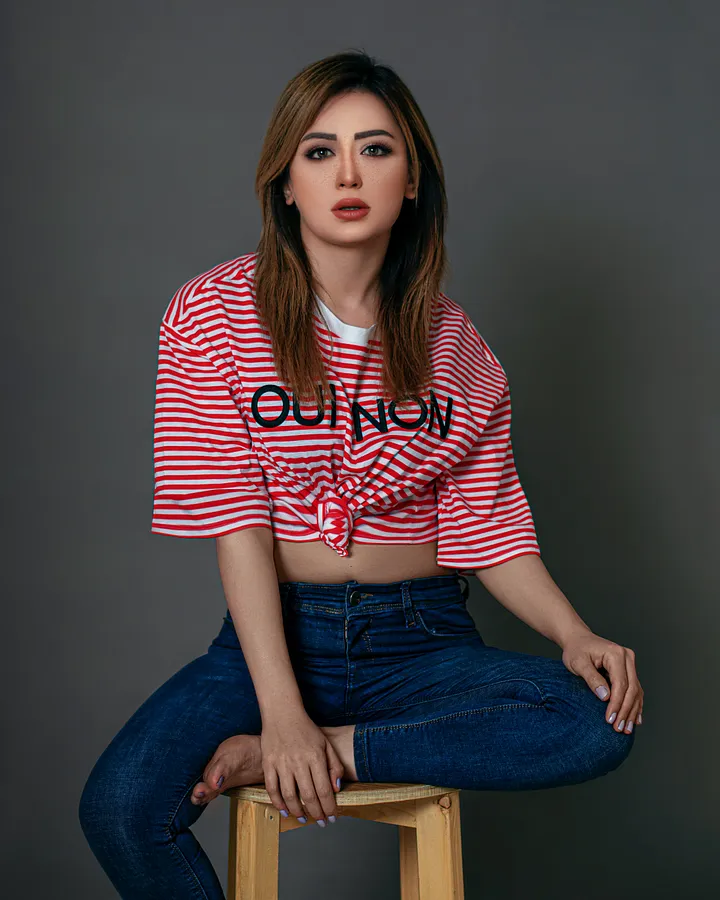
#> input picture image-handling/02-examples/model.jpg, 720 x 900 px
$ python 10_pencil_3.py
#> lines starting #> are read from the running program, lines starting #| are printed output that depends on the picture

import cv2
import matplotlib.pyplot as plt

img=cv2.imread("model.jpg")
#> img is the input picture: shape (900, 720, 3); mean B, G, R 63.8, 62.7, 72.4

cv2.imshow('original image',img)
cv2.waitKey(0)
cv2.destroyAllWindows()

grey_img=cv2.cvtColor(img, cv2.COLOR_BGR2GRAY)
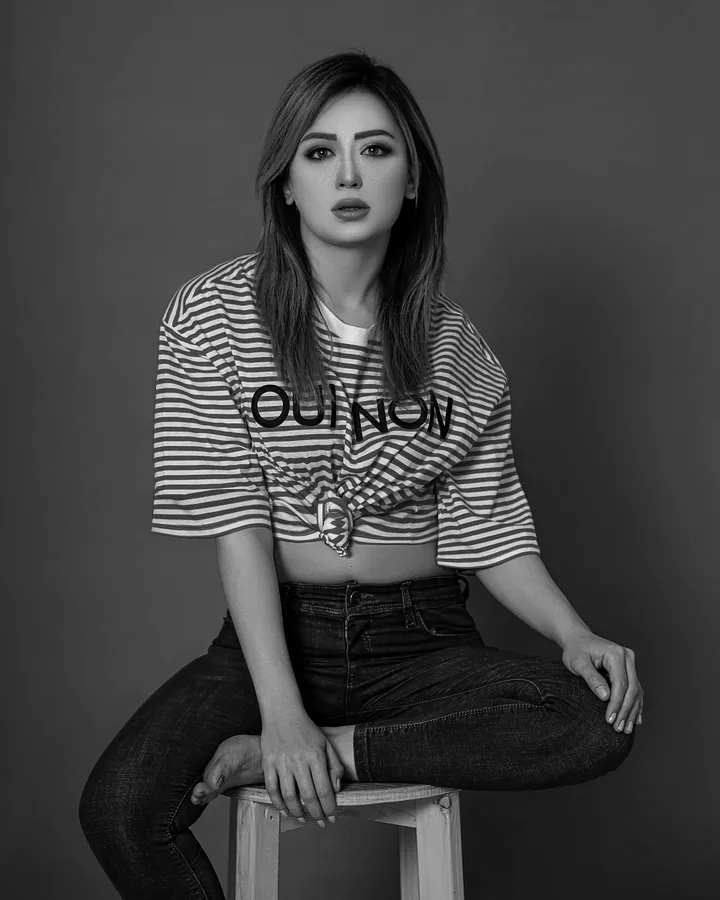
#> grey_img: shape (900, 720); min 0, max 251, mean 65.8

invert_img=cv2.bitwise_not(grey_img)
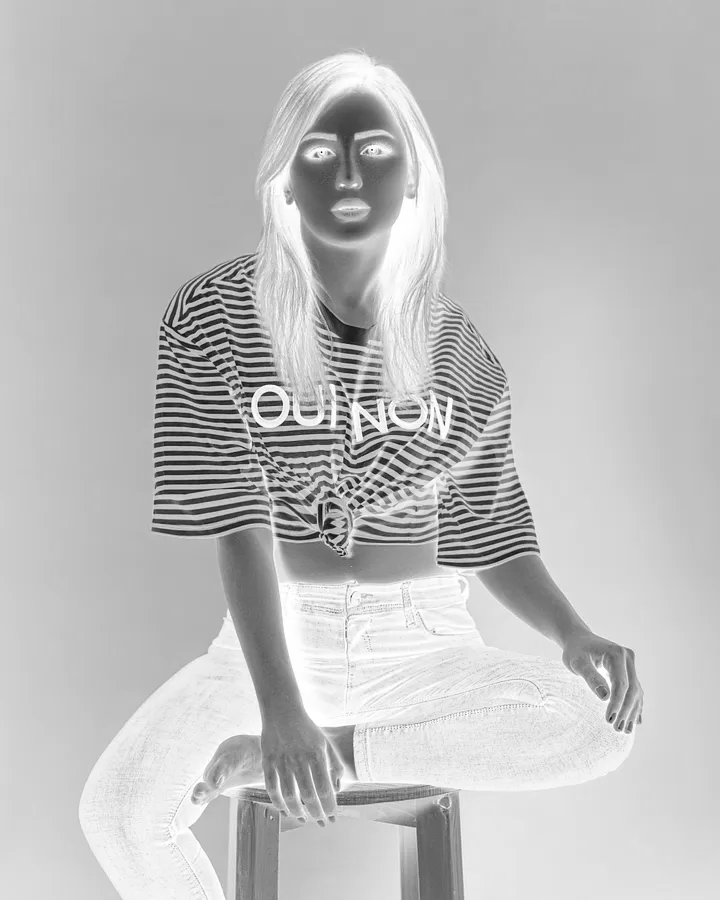
#> invert_img: shape (900, 720); min 4, max 255, mean 189.2
#invert_img=255-grey_img

# blur
blur_img=cv2.GaussianBlur(invert_img, (111,111),0)
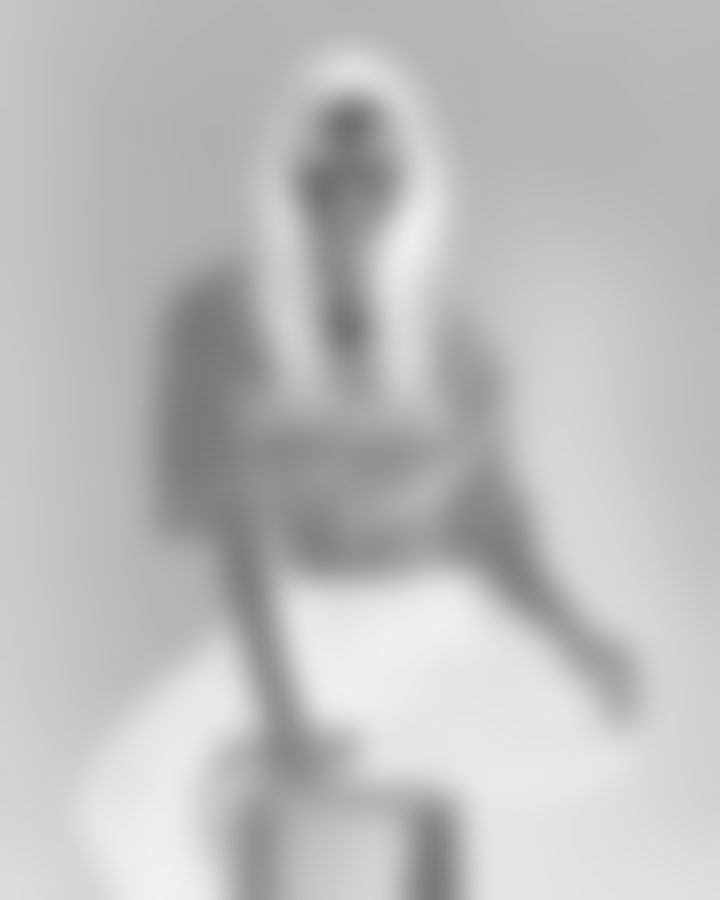
#> blur_img: shape (900, 720); min 113, max 241, mean 189.2

# invert blur
invblur_img=cv2.bitwise_not(blur_img)
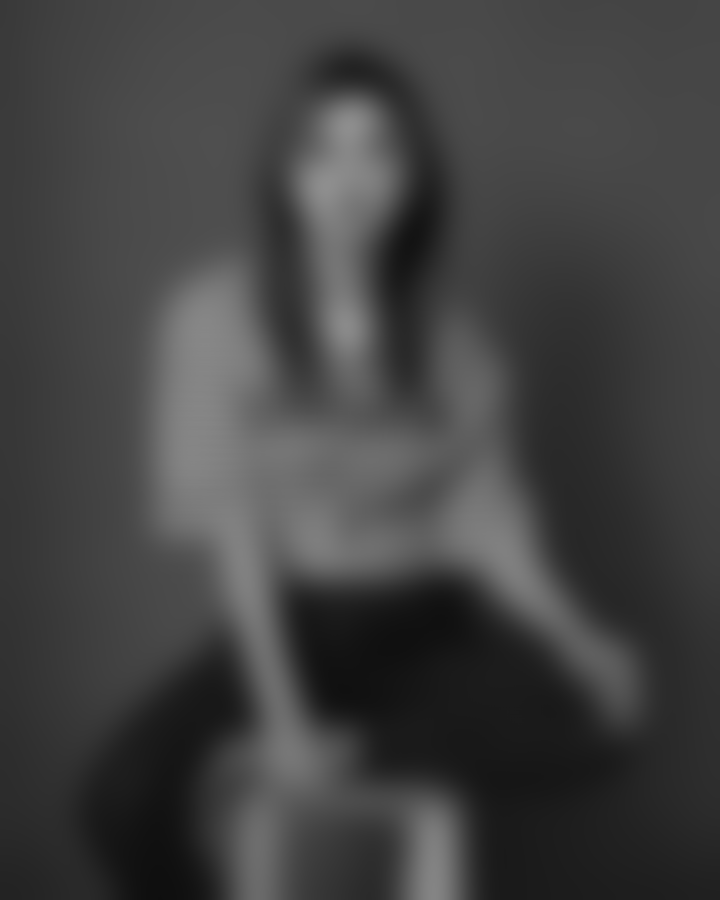
#> invblur_img: shape (900, 720); min 14, max 142, mean 65.8
#invblur_img=255-blur_img

#sketch
sketch_img=cv2.divide(grey_img,invblur_img, scale=256.0)
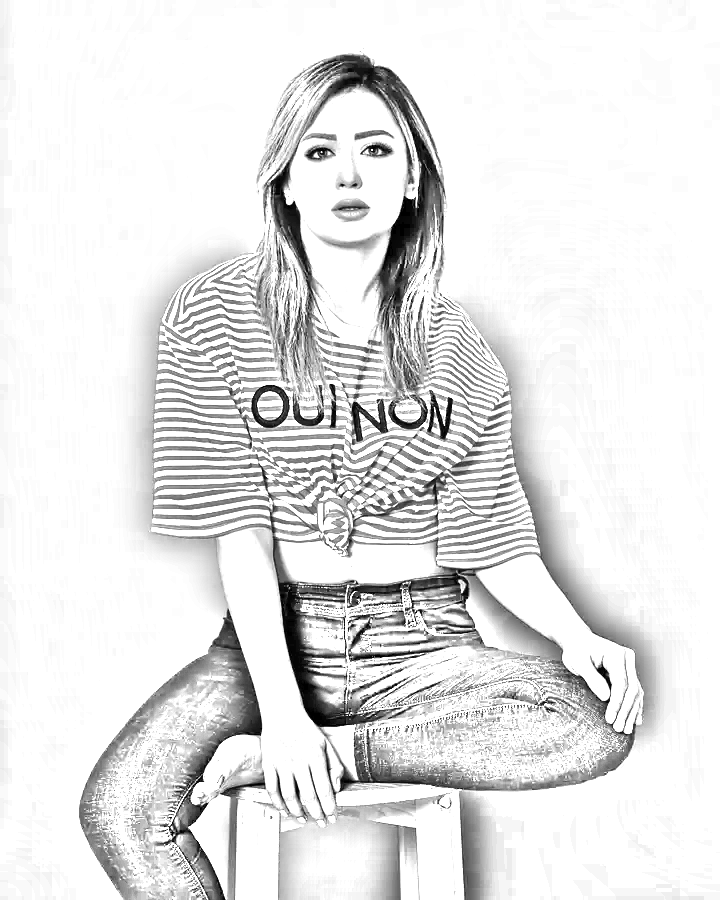
#> sketch_img: shape (900, 720); min 0, max 255, mean 228.3
cv2.imwrite('sketch.png', sketch_img)

$ run again, with image-handling/02-examples/face.jpg copied over image-handling/02-examples/model.jpg
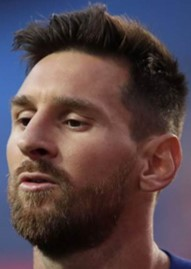
#> input picture image-handling/02-examples/face.jpg, 191 x 269 px
#> img is the input picture: shape (269, 191, 3); mean B, G, R 74, 69.9, 87.7
#> `invblur_img=cv2.bitwise_not(blur_img)`:
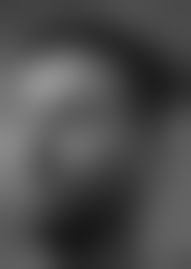
#> invblur_img: shape (269, 191); min 24, max 146, mean 75.7
#> `sketch_img=cv2.divide(grey_img,invblur_img, scale=256.0)`:
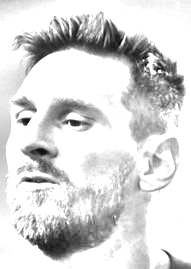
#> sketch_img: shape (269, 191); min 6, max 255, mean 215.9

$ run again, with image-handling/02-examples/template.jpg copied over image-handling/02-examples/model.jpg
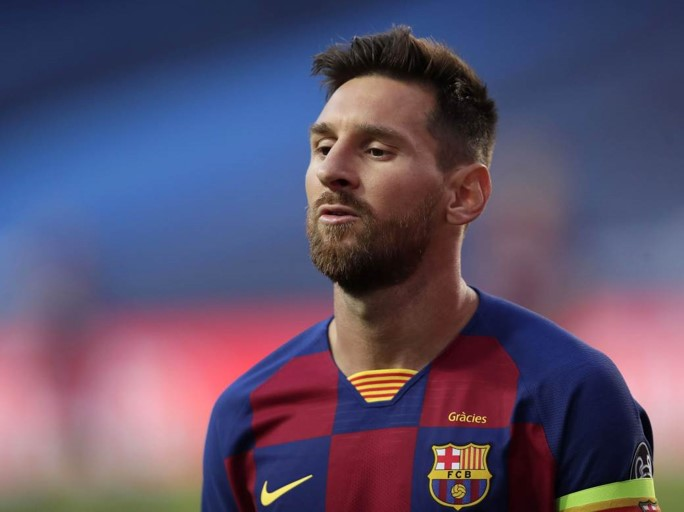
#> input picture image-handling/02-examples/template.jpg, 684 x 512 px
#> img is the input picture: shape (512, 684, 3); mean B, G, R 105.8, 80, 92.3
#> `invblur_img=cv2.bitwise_not(blur_img)`:
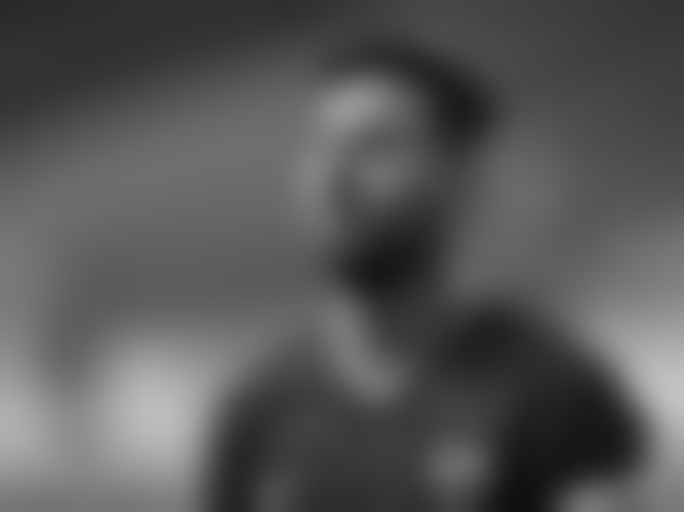
#> invblur_img: shape (512, 684); min 14, max 194, mean 86.6
#> `sketch_img=cv2.divide(grey_img,invblur_img, scale=256.0)`:
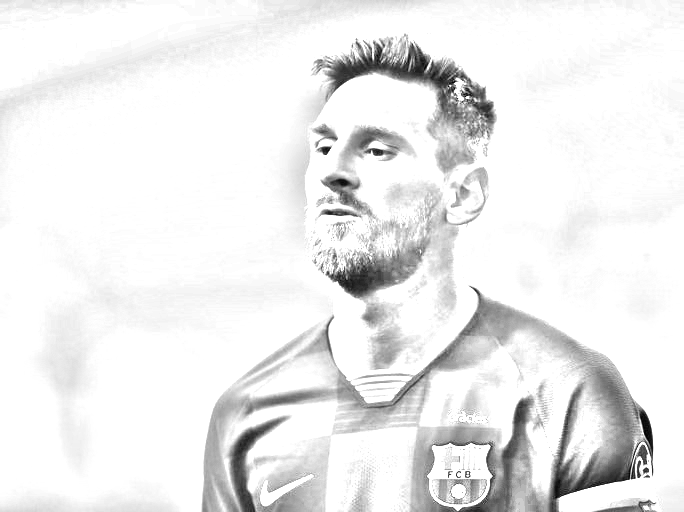
#> sketch_img: shape (512, 684); min 0, max 255, mean 236.1
